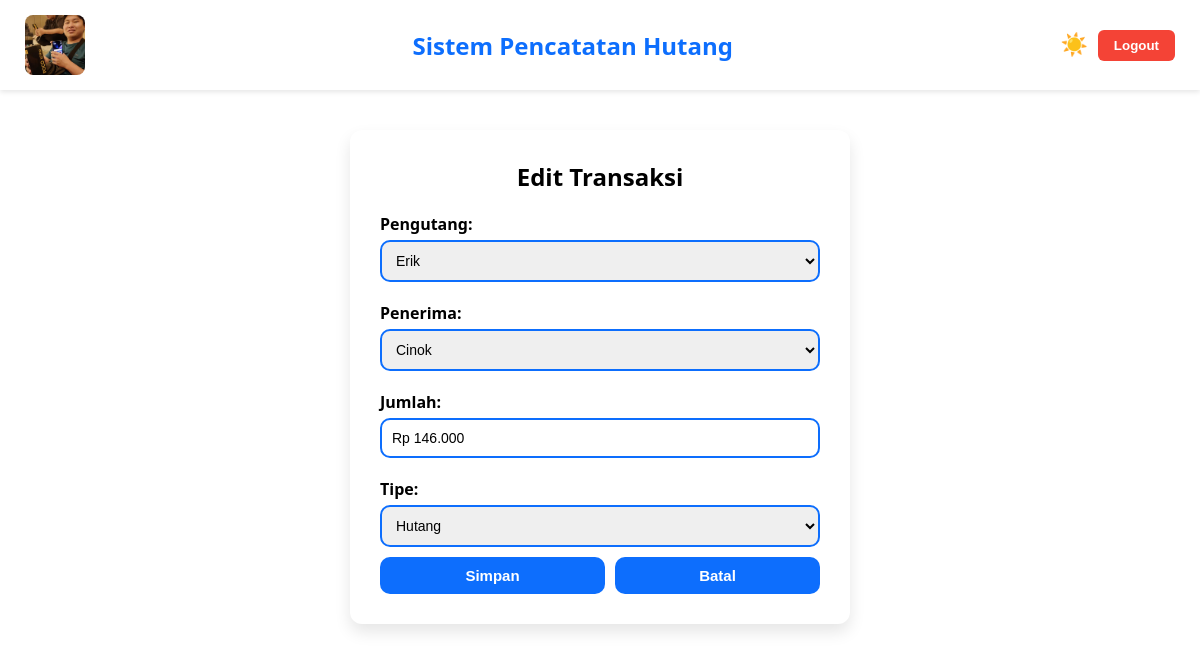
The app's page /process/edit_transaksi.php?id=14 with its own data.
### tables this page shows
CREATE TABLE `transaksi` (
  `id` int(11) NOT NULL,
  `tanggal` date NOT NULL,
  `pengutang` varchar(50) NOT NULL,
  `penerima` varchar(50) NOT NULL,
  `jumlah` int(11) NOT NULL,
  `tipe` enum('hutang','bayar') NOT NULL
);

### process/edit_transaksi.php (the view, shortened to what this page needs)
<?php
require '../database/koneksi.php';
$id = $_GET['id'];
$query = $conn->prepare("SELECT * FROM transaksi WHERE id = ?");
$query->execute([$id]);
$data = $query->fetch();
$nama_list = ['Agus', 'Aseng', 'Cinok', 'Erik', 'Jerry', 'Leo', 'Maik', 'Mawang', 'Redd', 'Rizz', 'Viktor'];
?>
<!DOCTYPE html>
<html lang="id">
<head>
</head>
<body>
    <header class="main-header">
        <img src="agus.png" alt="Agus" class="profile-pic">
        <h1 class="header-title">Sistem Pencatatan Hutang</h1>
        <div class="header-buttons">
            <button class="mode-toggle" onclick="toggleMode()">☀️</button>
            <a href="../admin/logout.php"><button class="logout-btn">Logout</button></a>
        </div>
    </header>
    <div class="edit-container">
        <h2>Edit Transaksi</h2>
        <form method="POST">
            <label>Pengutang:</label>
            <select name="pengutang">
                <?php foreach ($nama_list as $nama): ?>
                    <option <?= $data['pengutang'] == $nama ? 'selected' : '' ?>><?= $nama ?></option>
                <?php endforeach; ?>
            </select>
            <label>Penerima:</label>
            <select name="penerima">
                <?php foreach ($nama_list as $nama): ?>
                    <option <?= $data['penerima'] == $nama ? 'selected' : '' ?>><?= $nama ?></option>
                <?php endforeach; ?>
            </select>
            <label>Jumlah:</label>
            <input type="text" name="jumlah" id="inputRupiah" value="Rp <?= number_format($data['jumlah'], 0, ',', '.') ?>">
            <label>Tipe:</label>
            <select name="tipe">
                <option value="hutang" <?= $data['tipe'] == 'hutang' ? 'selected' : '' ?>>Hutang</option>
            </select>
            <div style="display: flex; gap: 10px;">
                <button type="submit" class="btn-save">Simpan</button>
                <a href="../admin/index.php" style="flex:1;"><button type="button" class="btn-cancel">Batal</button></a>
            </div>
        </form>
    </div>
</body>
</html>

### process/edit_transaksi.php (style rules this page uses)
* { box-sizing: border-box; padding: 0; margin: 0; }
body { font-family: 'Segoe UI', sans-serif; background-color: #ffffff; color: #000000; transition: background-color 0.3s, color 0.3s; }
.main-header { display: flex; align-items: center; justify-content: space-between; padding: 15px 25px; background-color: #fff; box-shadow: 0 2px 5px rgba(0, 0, 0, 0.1); }
.profile-pic { width: 60px; height: 60px; border-radius: 8px; object-fit: cover; }
.header-title { font-size: 1.5rem; font-weight: bold; color: #0d6efd; text-align: center; flex: 1; }
.header-buttons { display: flex; align-items: center; gap: 10px; }
.mode-toggle { background: none; border: none; font-size: 22px; cursor: pointer; }
.logout-btn { padding: 8px 16px; border: none; background-color: #f44336; color: white; border-radius: 6px; cursor: pointer; font-weight: bold; }
.edit-container { max-width: 500px; background: #fff; margin: 40px auto; padding: 30px; border-radius: 12px; box-shadow: 0 8px 16px rgba(0,0,0,0.1); }
.edit-container h2 { margin-bottom: 20px; text-align: center; }
.edit-container label { font-weight: bold; display: block; margin: 10px 0 5px; }
.edit-container input, .edit-container select { width: 100%; padding: 10px; border: 2px solid #0d6efd; border-radius: 10px; font-size: 14px; margin-bottom: 10px; }
.edit-container button { width: 100%; padding: 10px; background: #0d6efd; color: white; font-weight: bold; border: none; border-radius: 10px; font-size: 15px; cursor: pointer; }
.btn-save { flex: 1; padding: 10px; background: #0d6efd; color: white; font-weight: bold; border: none; border-radius: 10px; font-size: 15px; cursor: pointer; }
.btn-cancel { width: 100%; padding: 10px; background: #e53935; color: white; font-weight: bold; border: none; border-radius: 10px; font-size: 15px; cursor: pointer; }

### records on screen
transaksi: pengutang "Erik", penerima "Cinok", jumlah "Rp 146.000", tipe "Hutang"
